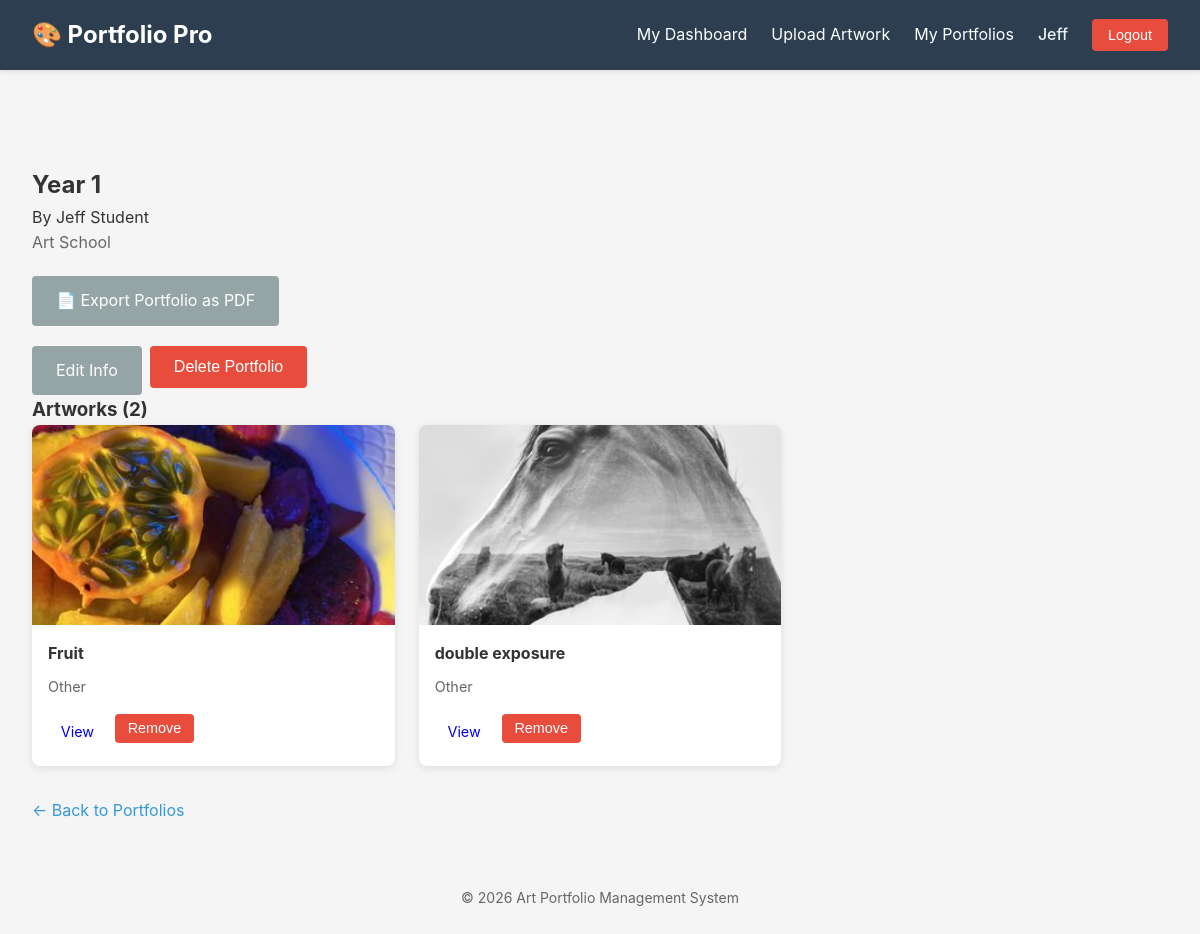
The page /portfolios/1 (signed in) on the database its author committed.
### tables this page shows
CREATE TABLE users (
        user_id        INTEGER PRIMARY KEY AUTOINCREMENT,
        username       TEXT    NOT NULL UNIQUE,
        email          TEXT    NOT NULL UNIQUE,
        password_hash  TEXT    NOT NULL,
        role           TEXT    NOT NULL CHECK(role IN ('student', 'teacher', 'admin')),
        first_name     TEXT    NOT NULL,
        last_name      TEXT    NOT NULL,
        grad_year      INTEGER,
        department     TEXT,
        account_status TEXT    NOT NULL DEFAULT 'active'
                                CHECK(account_status IN ('active','inactive','suspended')),
        created_at     TIMESTAMP DEFAULT CURRENT_TIMESTAMP
    );

CREATE TABLE portfolios (
        portfolio_id  INTEGER PRIMARY KEY AUTOINCREMENT,
        student_id    INTEGER NOT NULL,
        title         TEXT    NOT NULL,
        description   TEXT,
        created_date  TIMESTAMP DEFAULT CURRENT_TIMESTAMP,
        updated_date  TIMESTAMP,
        FOREIGN KEY (student_id) REFERENCES users(user_id) ON DELETE CASCADE
    );

CREATE TABLE portfolio_artworks (
        portfolio_id  INTEGER NOT NULL,
        artwork_id    INTEGER NOT NULL,
        display_order INTEGER DEFAULT 0,
        PRIMARY KEY (portfolio_id, artwork_id),
        FOREIGN KEY (portfolio_id) REFERENCES portfolios(portfolio_id) ON DELETE CASCADE,
        FOREIGN KEY (artwork_id) REFERENCES artworks(artwork_id) ON DELETE CASCADE
    );

CREATE TABLE artworks (
        artwork_id   INTEGER PRIMARY KEY AUTOINCREMENT,
        student_id   INTEGER NOT NULL,
        title        TEXT    NOT NULL,
        description  TEXT,
        file_path    TEXT    NOT NULL,
        upload_date  TIMESTAMP DEFAULT CURRENT_TIMESTAMP,
        medium       TEXT    NOT NULL,
        grade        REAL,
        is_public    BOOLEAN DEFAULT 0,
        FOREIGN KEY (student_id) REFERENCES users(user_id) ON DELETE CASCADE,
        CHECK (grade IS NULL OR (grade >= 0 AND grade <= 100))
    );

### portfolios.py (the view)
@portfolios_bp.route('/<int:portfolio_id>')
@login_required
def view(portfolio_id):
    db = get_db()
    portfolio = db.execute(
        """
        SELECT p.*, u.first_name, u.last_name
        FROM portfolios p
        JOIN users u ON u.user_id = p.student_id
        WHERE p.portfolio_id = ?
        """,
        (portfolio_id,)
    ).fetchone()
    if portfolio is None:
        flash("Portfolio not found.", "warning")
        return redirect(url_for('student.dashboard'))
    if session['role'] == 'student' and portfolio['student_id'] != session['user_id']:
        flash("You do not have permission to view that portfolio.", "danger")
        return redirect(url_for('student.dashboard'))
    artworks = db.execute(
        """
        SELECT a.*, pa.display_order
        FROM artworks a
        JOIN portfolio_artworks pa ON pa.artwork_id = a.artwork_id
        WHERE pa.portfolio_id = ?
        ORDER BY pa.display_order ASC
        """,
        (portfolio_id,)
    ).fetchall()
    if session['role'] == 'student':
        available_artworks = db.execute(
            """
            SELECT * FROM artworks
            WHERE student_id = ?
              AND artwork_id NOT IN (
                  SELECT artwork_id FROM portfolio_artworks
                  WHERE portfolio_id = ?
              )
            ORDER BY upload_date DESC
            """,
            (session['user_id'], portfolio_id)
        ).fetchall()
    else:
        available_artworks = []
    return render_template(
        'portfolios/view.html',
        portfolio=portfolio,
        artworks=artworks,
        available_artworks=available_artworks
    )

### auth.py (called while the page is built)
def get_db():
    if 'db' not in g:
        g.db = sqlite3.connect(DATABASE)
        g.db.row_factory = sqlite3.Row       # enables dict-like column access
        g.db.execute("PRAGMA foreign_keys = ON")
    return g.db

def login_required(f):
    @wraps(f)
    def decorated_function(*args, **kwargs):
        if 'user_id' not in session:
            flash("Please log in to access this page.", "warning")
            return redirect(url_for('auth.login'))
        return f(*args, **kwargs)
    return decorated_function

### templates/portfolios/view.html (shortened to what this page needs)
{% extends "base.html" %}
{% block content %}
<div class="portfolio-view">
    <div class="portfolio-header">
        <h2>{{ portfolio.title }}</h2>
        <p class="portfolio-owner">By {{ portfolio.first_name }} {{ portfolio.last_name }}</p>
        {% if portfolio.description %}
            <p class="portfolio-description">{{ portfolio.description }}</p>
        {% endif %}
    </div>
<div style="margin: 20px 0;">
    <a href="{{ url_for('pdf_exports.export_portfolio', portfolio_id=portfolio['portfolio_id']) }}"
       class="btn btn-secondary">
        📄 Export Portfolio as PDF
    </a>
</div>
    {% if session.get('role') == 'student' and portfolio.student_id == session.get('user_id') %}
    <div class="portfolio-actions">
        <a href="{{ url_for('portfolios.edit', portfolio_id=portfolio.portfolio_id) }}"
           class="btn btn-secondary">Edit Info</a>
        <form action="{{ url_for('portfolios.delete', portfolio_id=portfolio.portfolio_id) }}"
              method="POST" style="display: inline;"
              onsubmit="return confirm('Delete this portfolio? Artworks will not be deleted.');">
            <button type="submit" class="btn btn-danger">Delete Portfolio</button>
        </form>
    </div>
    {% endif %}
    <section class="portfolio-artworks">
        <h3>Artworks ({{ artworks|length }})</h3>
        {% if artworks %}
            <div class="artwork-grid">
                {% for artwork in artworks %}
                    <div class="artwork-card">
                        <div class="artwork-thumbnail">
                            <img src="{{ url_for('static', filename='uploads/thumb_' + artwork.file_path) }}"
                                 alt="{{ artwork.title }}">
                        </div>
                        <div class="artwork-info">
                            <h4>{{ artwork.title }}</h4>
                            <p class="medium">{{ artwork.medium }}</p>
                        </div>
                        <div class="artwork-actions">
                            <a href="{{ url_for('artworks.detail', artwork_id=artwork.artwork_id) }}"
                               class="btn btn-small">View</a>
                            {% if session.get('role') == 'student' and portfolio.student_id == session.get('user_id') %}
                            <form action="{{ url_for('portfolios.remove_artwork', portfolio_id=portfolio.portfolio_id) }}"
                                  method="POST" style="display: inline;">
                                <button type="submit" class="btn btn-small btn-danger">Remove</button>
                            </form>
                            {% endif %}
                        </div>
                    </div>
                {% endfor %}
            </div>
        {% else %}
            <p class="empty-state">No artworks in this portfolio yet.</p>
        {% endif %}
    </section>
    <div class="back-link">
        <a href="{{ url_for('portfolios.index') }}">&larr; Back to Portfolios</a>
    </div>
</div>
{% endblock %}

### templates/base.html (shortened to what this page needs)
<!DOCTYPE html>
<html lang="en">
<head>
    <link rel="stylesheet" href="{{ url_for('static', filename='css/style.css') }}">
</head>
<body>
    <nav class="navbar">
        <div class="nav-container">
            <h1 class="logo">🎨 Portfolio Pro</h1>
            {% if session.get('user_id') %}
                <div class="nav-links">
                    {% if session.get('role') == 'student' %}
                        <a href="{{ url_for('student.dashboard') }}">My Dashboard</a>
                        <a href="{{ url_for('artworks.upload') }}">Upload Artwork</a>
                        <a href="{{ url_for('portfolios.index') }}">My Portfolios</a>
                    {% elif session.get('role') == 'teacher' %}
                        <a href="{{ url_for('teacher.dashboard') }}">Dashboard</a>
                        <a href="{{ url_for('portfolios.teacher_all') }}">Student Portfolios</a>
                    {% endif %}
                    <span class="user-info">{{ session.get('first_name') }}</span>
                    <form action="{{ url_for('auth.logout') }}" method="POST" style="display: inline;">
                        <button type="submit" class="btn-logout">Logout</button>
                    </form>
                </div>
            {% else %}
                <div class="nav-links">
                    <a href="{{ url_for('auth.login') }}">Login</a>
                    <a href="{{ url_for('auth.register') }}">Register</a>
                </div>
            {% endif %}
        </div>
    </nav>
    <div class="container">
    </div>
    <main class="container">
        {% block content %}{% endblock %}
    </main>
    <footer>
        <p>&copy; 2026 Art Portfolio Management System</p>
    </footer>
</body>
</html>

### static/css/style.css (style rules this page uses)
* { margin: 0; padding: 0; box-sizing: border-box; }
body { font-family: -apple-system, BlinkMacSystemFont, 'Segoe UI', Roboto, Oxygen, Ubuntu, Cantarell, sans-serif; line-height: 1.6; color: #333; background-color: #f5f5f5; }
.navbar { background-color: #2c3e50; color: white; padding: 1rem 0; box-shadow: 0 2px 4px rgba(0,0,0,0.1); }
.nav-container { max-width: 1200px; margin: 0 auto; padding: 0 2rem; display: flex; justify-content: space-between; align-items: center; }
.logo { font-size: 1.5rem; font-weight: bold; }
.nav-links { display: flex; gap: 1.5rem; align-items: center; }
.nav-links a { color: white; text-decoration: none; transition: opacity 0.2s; }
.user-info { color: #ecf0f1; font-weight: 500; }
.btn-logout { background: #e74c3c; color: white; border: none; padding: 0.5rem 1rem; border-radius: 4px; cursor: pointer; font-size: 0.9rem; }
.container { max-width: 1200px; margin: 0 auto; padding: 2rem; }
.btn { display: inline-block; padding: 0.75rem 1.5rem; border: none; border-radius: 4px; cursor: pointer; font-size: 1rem; text-decoration: none; transition: all 0.2s; }
.btn-secondary { background-color: #95a5a6; color: white; }
.btn-danger { background-color: #e74c3c; color: white; }
.btn-small { padding: 0.4rem 0.8rem; font-size: 0.9rem; }
.artwork-grid { display: grid; grid-template-columns: repeat(auto-fill, minmax(280px, 1fr)); gap: 1.5rem; }
.artwork-card { background: white; border-radius: 8px; overflow: hidden; box-shadow: 0 2px 8px rgba(0,0,0,0.1); transition: transform 0.2s; }
.artwork-thumbnail { width: 100%; height: 200px; overflow: hidden; background-color: #ecf0f1; }
.artwork-thumbnail img { width: 100%; height: 100%; object-fit: cover; }
.artwork-info { padding: 1rem; }
.artwork-info h4 { margin-bottom: 0.5rem; }
.medium, .date { font-size: 0.9rem; color: #666; }
.artwork-actions { padding: 0 1rem 1rem 1rem; display: flex; gap: 0.5rem; }
.portfolio-description { color: #666; margin-bottom: 1rem; }
.portfolio-actions { display: flex; gap: 0.5rem; }
.back-link { margin-top: 2rem; }
.back-link a { color: #3498db; text-decoration: none; }
footer { text-align: center; padding: 2rem; color: #666; font-size: 0.875rem; }

### rows shown on the page
users: get "Jeff", first_name "Jeff", last_name "Student"
portfolios: title "Year 1", description "Art School"
portfolio_artworks: file_path (picture), title "Fruit", medium "Other"
portfolio_artworks: file_path (picture), title "double exposure", medium "Other"

### other values the page prints
{{ artworks|length }} "2"
